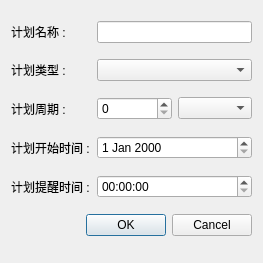
<?xml version="1.0" encoding="UTF-8"?>
<ui version="4.0">
 <class>AddWindow</class>
 <widget class="QDialog" name="AddWindow">
  <property name="geometry">
   <rect>
    <x>0</x>
    <y>0</y>
    <width>263</width>
    <height>263</height>
   </rect>
  </property>
  <property name="windowTitle">
   <string/>
  </property>
  <layout class="QVBoxLayout" name="verticalLayout">
   <item>
    <layout class="QHBoxLayout" name="horizontalLayout">
     <item>
      <widget class="QLabel" name="label">
       <property name="minimumSize">
        <size>
         <width>80</width>
         <height>0</height>
        </size>
       </property>
       <property name="maximumSize">
        <size>
         <width>80</width>
         <height>16777215</height>
        </size>
       </property>
       <property name="text">
        <string>计划名称 : </string>
       </property>
      </widget>
     </item>
     <item>
      <widget class="QLineEdit" name="name"/>
     </item>
    </layout>
   </item>
   <item>
    <layout class="QHBoxLayout" name="horizontalLayout_2">
     <item>
      <widget class="QLabel" name="label_2">
       <property name="minimumSize">
        <size>
         <width>80</width>
         <height>0</height>
        </size>
       </property>
       <property name="maximumSize">
        <size>
         <width>80</width>
         <height>16777215</height>
        </size>
       </property>
       <property name="text">
        <string>计划类型 : </string>
       </property>
      </widget>
     </item>
     <item>
      <widget class="QComboBox" name="type"/>
     </item>
    </layout>
   </item>
   <item>
    <layout class="QHBoxLayout" name="horizontalLayout_3">
     <item>
      <widget class="QLabel" name="label_5">
       <property name="minimumSize">
        <size>
         <width>80</width>
         <height>0</height>
        </size>
       </property>
       <property name="maximumSize">
        <size>
         <width>80</width>
         <height>16777215</height>
        </size>
       </property>
       <property name="text">
        <string>计划周期 : </string>
       </property>
      </widget>
     </item>
     <item>
      <widget class="QSpinBox" name="value"/>
     </item>
     <item>
      <widget class="QComboBox" name="value_type"/>
     </item>
    </layout>
   </item>
   <item>
    <layout class="QHBoxLayout" name="horizontalLayout_4">
     <item>
      <widget class="QLabel" name="label_3">
       <property name="minimumSize">
        <size>
         <width>80</width>
         <height>0</height>
        </size>
       </property>
       <property name="maximumSize">
        <size>
         <width>80</width>
         <height>16777215</height>
        </size>
       </property>
       <property name="text">
        <string>计划开始时间 : </string>
       </property>
      </widget>
     </item>
     <item>
      <widget class="QDateEdit" name="begin_date"/>
     </item>
    </layout>
   </item>
   <item>
    <layout class="QHBoxLayout" name="horizontalLayout_5">
     <item>
      <widget class="QLabel" name="label_4">
       <property name="minimumSize">
        <size>
         <width>80</width>
         <height>0</height>
        </size>
       </property>
       <property name="maximumSize">
        <size>
         <width>80</width>
         <height>16777215</height>
        </size>
       </property>
       <property name="text">
        <string>计划提醒时间 : </string>
       </property>
      </widget>
     </item>
     <item>
      <widget class="QTimeEdit" name="reminder_time"/>
     </item>
    </layout>
   </item>
   <item>
    <widget class="QDialogButtonBox" name="buttonBox">
     <property name="orientation">
      <enum>Qt::Orientation::Horizontal</enum>
     </property>
     <property name="standardButtons">
      <set>QDialogButtonBox::StandardButton::Cancel|QDialogButtonBox::StandardButton::Ok</set>
     </property>
    </widget>
   </item>
  </layout>
 </widget>
 <resources/>
 <connections>
  <connection>
   <sender>buttonBox</sender>
   <signal>accepted()</signal>
   <receiver>AddWindow</receiver>
   <slot>accept()</slot>
   <hints>
    <hint type="sourcelabel">
     <x>248</x>
     <y>254</y>
    </hint>
    <hint type="destinationlabel">
     <x>157</x>
     <y>274</y>
    </hint>
   </hints>
  </connection>
  <connection>
   <sender>buttonBox</sender>
   <signal>rejected()</signal>
   <receiver>AddWindow</receiver>
   <slot>reject()</slot>
   <hints>
    <hint type="sourcelabel">
     <x>316</x>
     <y>260</y>
    </hint>
    <hint type="destinationlabel">
     <x>286</x>
     <y>274</y>
    </hint>
   </hints>
  </connection>
 </connections>
</ui>
